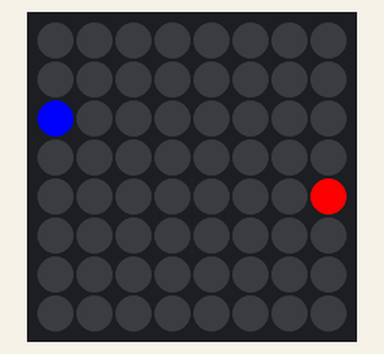
The program below on a simulated Raspberry Pi (BCM pin numbers) with a Sense HAT. On the bench: the Sense HAT's 8×8 RGB LED matrix. At 5.0 s the program stops and its outputs stay as they are.

Above: at 0.1 s.

The program:

sensehat_set_pixel.py
```python
from sense_hat import SenseHat
from time import sleep

sense = SenseHat()

blue = (0, 0, 255)
red = (255, 0, 0)

# From sense, get the set_pixel attribute and set params 0 on x-axis,
# 2 on y-axis with blue colour.
# The set_pixel cmd sets the LED pixel one at a time.
sense.set_pixel(0, 2, blue) # 0 is the top-left 1st LED on the x-axis
                            # just below the GPIO.
                            # 2 is the 3rd LED on the y-axis down from 0.
# From sense, get the set_pixel attribute and set params 7 on x-axis,
# 4 on y-axis with red colour.
sense.set_pixel(7, 4, red)  # 7 is the 8th LED on the x-axis. 4 is the 5th LED
                            # on the y-axis down.
sleep(5)
sense.clear()
```
